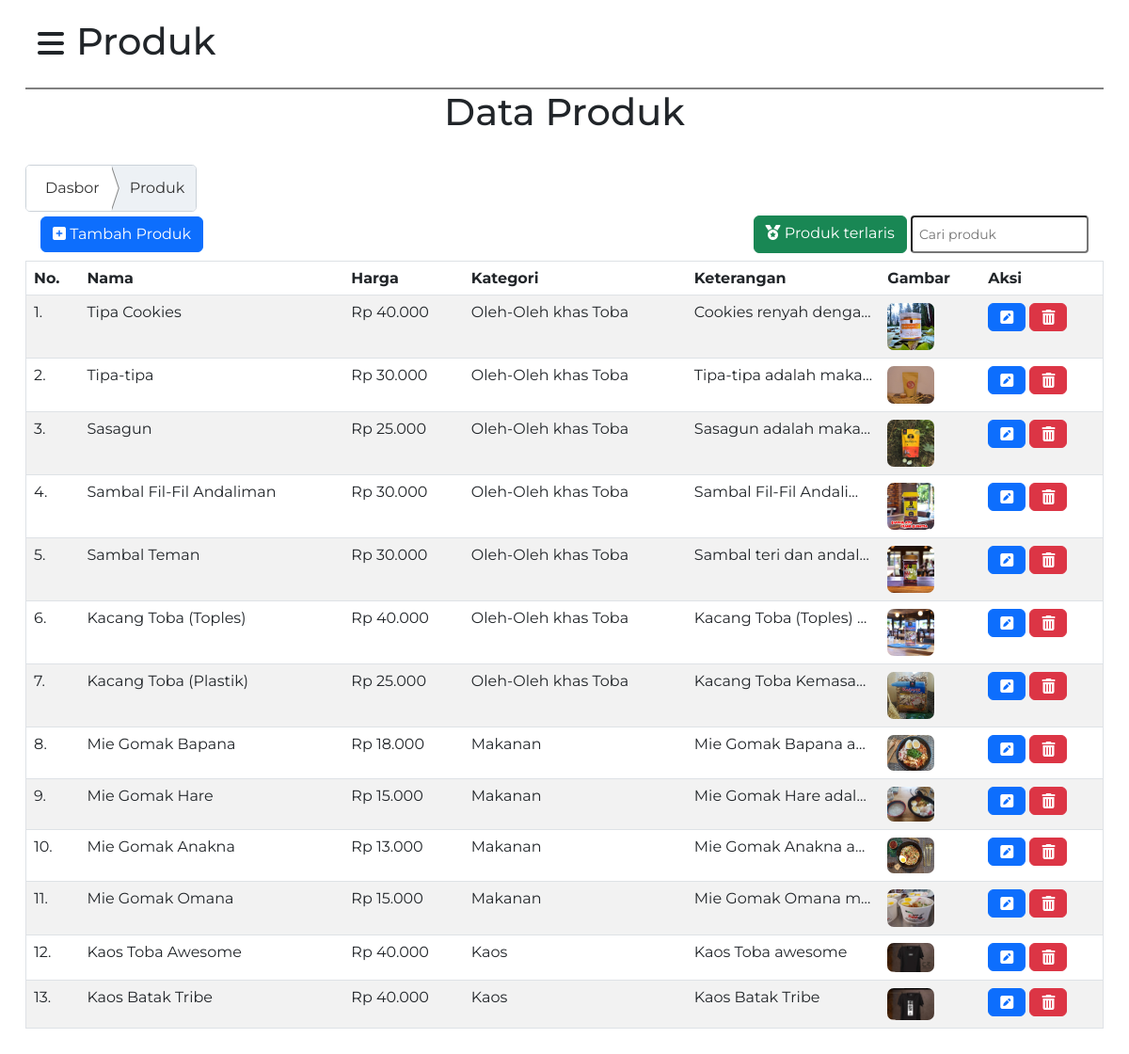
Page /admin/produk.php (signed in) on the committed database.
### tables this page shows
CREATE TABLE `produk` (
  `id` INT(11) NOT NULL,
  `kategori_id` INT(11) NOT NULL,
  `nama` VARCHAR(255) NOT NULL,
  `harga` DOUBLE NOT NULL,
  `foto` TEXT DEFAULT NULL,
  `detail` TEXT DEFAULT NULL
);

CREATE TABLE `kategori` (
  `id_kategori` INT(11) NOT NULL,
  `nama_kategori` VARCHAR(100) NOT NULL,
  `gambar_kategori` VARCHAR(200) NOT NULL
);

### admin/produk.php (the view, shortened to what this page needs)
<?php
include('config.php');
$q_produk   = mysqli_query($koneksi, "SELECT * FROM produk p INNER JOIN kategori k ON p.kategori_id = k.id_kategori ");
?>
<?php include('sidebar.php'); ?>
<h1>Produk</h1>
</div>
<center>
    <h1 class="title">Data Produk</h1>
    <br>
</center>
<nav class="breadcrumbs mb-1 ">
    <a href="index.php" class="breadcrumbs__item">Dasbor</a>
    <a href="produk.php" class="breadcrumbs__item is-active">Produk</a>
</nav>
<div class="konten-produk">
    <div class="atas_tabel">
        <button class="btn btn-primary mb-2 btn-tambah-produk" id="openModalBtn"> <i class="fa solid fa-square-plus"></i> Tambah Produk</button>
        <div class="cari"  style="display:flex; ">
            <a href="produk_terlaris.php" class="btn btn-success mb-2" ><i class="fa-solid fa-medal"></i>&nbsp;Produk terlaris</a>
            &nbsp;<input type="text" class=" pencarian form-control-sm mb-2 " name="nama" id="floatingInputGroup1"
                placeholder="Cari produk" style="height: 40px">
        </div>
    </div>
    <table class="table caption-top table-striped" border="1">
        <thead>
            <tr>
                <th scope="col">No.</th>
                <th scope="col">Nama</th>
                <th scope="col">Harga</th>
                <th scope="col">Kategori</th>
                <th scope="col">Keterangan</th>
                <th scope="col">Gambar</th>
                <th scope="col">Aksi</th>
            </tr>
        </thead>
        <tbody>
            <?php
                                    $i = 1;
                                    while($produk = mysqli_fetch_assoc($q_produk)){ ?>
            <tr>
                <td><?= $i++; ?>.</td>
                <td><?= $produk['nama']; ?></td>
                <td><?= "Rp ". number_format($produk['harga'], 0, ',', '.');; ?></td>
                <td><?= $produk['nama_kategori']; ?></td>
                <td class="truncate"><?= $produk['detail']; ?></td>
                <td><img src="../image/<?=$produk['foto']; ?>" alt="<?= $produk['foto']; ?>" class="foto"></td>
                <td style="align-item: center; ">
                    <div style="display:flex;">
                        <a href="edit_produk.php?id=<?=$produk['id']; ?>" class="btn btn-primary"><i
                                class="fas fa-pencil-square"></i></a>&nbsp;
                        <a href="hapus_proses.php?id=<?=$produk['id']; ?>" class="btn btn-danger btn-hapus"
                            id="hproduk"><i class="fas fa-trash-can"></i></a>
                    </div>
                </td>
</div>
</tr>
<?php } ?>
</body>
</html>

### admin/sidebar.php (shortened to what this page needs)
<html lang="en">
    <head>
    <link rel="stylesheet" href="https://cdnjs.cloudflare.com/ajax/libs/font-awesome/6.4.0/css/all.min.css">
    <link href="https://cdn.jsdelivr.net/npm/bootstrap@5.3.0/dist/css/bootstrap.min.css" rel="stylesheet">
    <link rel="stylesheet" href="css_admin.css">
    </head>
    <body>
        <div id="wrapper">
            <div id="page-content-wrapper">
                <div class="container-fluid" >
                    <div class="row" >
                        <div class="col-lg-12" >
                            <div class="atasan">
                                <a href="#" class="btn" id="menu-toggle"><span
                                        class="fa-solid fa-bars"></span></a>

### admin/css_admin.css (style rules this page uses)
* { font-family: 'Montserrat', sans-serif; }
.atasan { border-bottom: 2px solid grey; display: flex; align-items: center; height: 5rem; padding-bottom: 1rem; }
.atasan h1 { margin-top: 0.4vh; }
#page-content-wrapper { width: 100%; position: absolute; padding:15px; transition:all .5s; }
#menu-toggle { transition:all .3s; font-size:2em; }
.atas_tabel { display: flex; justify-content: space-between; align-items: center; padding-inline: 1rem; }
.atas_tabel input { padding-left: 7px; }
.konten-produk { height: 73vh; overflow-y: scroll; }
.breadcrumbs { border: 1px solid #cbd2d9; border-radius: 0.3rem; display: inline-flex; overflow: hidden; }
.breadcrumbs__item { background: #fff; color: #333; outline: none; padding: 0.75em 0.75em 0.75em 1.25em; position: relative; text-decoration: none; transition: background 0.2s linear; }
.breadcrumbs__item:after, .breadcrumbs__item:before { background: white; bottom: 0; clip-path: polygon(50% 50%, -50% -50%, 0 100%); content: ""; left: 100%; position: absolute; top: 0; transition: background 0.2s linear; width: 1em; z-index: 1; }
.breadcrumbs__item:before { background: grey; margin-left: 1px; }
.breadcrumbs__item:last-child { border-right: none; }
.breadcrumbs__item.is-active { background: #edf1f5; }

### admin/produk.php (style rules this page uses)
.truncate { white-space: nowrap; overflow: hidden; text-overflow: ellipsis; max-width: 15ch; }
.foto { width: 50px; border-radius:7px; }
.pencarian { height: 50rem; }

### rows in the picture
produk: nama "Tipa Cookies", harga "40.000", kategori.nama_kategori "Oleh-Oleh khas Toba", detail "Cookies renyah denga…", foto (picture)
produk: nama "Tipa-tipa", harga "30.000", kategori.nama_kategori "Oleh-Oleh khas Toba", detail "Tipa-tipa adalah mak…", foto (picture)
produk: nama "Sasagun", harga "25.000", kategori.nama_kategori "Oleh-Oleh khas Toba", detail "Sasagun adalah maka…", foto (picture)
produk: nama "Sambal Fil-Fil Andaliman", harga "30.000", kategori.nama_kategori "Oleh-Oleh khas Toba", detail "Sambal Fil-Fil Andali…", foto (picture)
produk: nama "Sambal Teman", harga "30.000", kategori.nama_kategori "Oleh-Oleh khas Toba", detail "Sambal teri dan andal…", foto (picture)
produk: nama "Kacang Toba (Toples)", harga "40.000", kategori.nama_kategori "Oleh-Oleh khas Toba", detail "Kacang Toba (Toples)…", foto (picture)
produk: nama "Kacang Toba (Plastik)", harga "25.000", kategori.nama_kategori "Oleh-Oleh khas Toba", detail "Kacang Toba Kemasa…", foto (picture)
produk: nama "Mie Gomak Bapana", harga "18.000", kategori.nama_kategori "Makanan", detail "Mie Gomak Bapana a…", foto (picture)
produk: nama "Mie Gomak Hare", harga "15.000", kategori.nama_kategori "Makanan", detail "Mie Gomak Hare adal…", foto (picture)
produk: nama "Mie Gomak Anakna", harga "13.000", kategori.nama_kategori "Makanan", detail "Mie Gomak Anakna a…", foto (picture)
produk: nama "Mie Gomak Omana", harga "15.000", kategori.nama_kategori "Makanan", detail "Mie Gomak Omana m…", foto (picture)
produk: nama "Kaos Toba Awesome", harga "40.000", kategori.nama_kategori "Kaos", detail "Kaos Toba awesome", foto (picture)
produk: nama "Kaos Batak Tribe", harga "40.000", kategori.nama_kategori "Kaos", detail "Kaos Batak Tribe", foto (picture)
